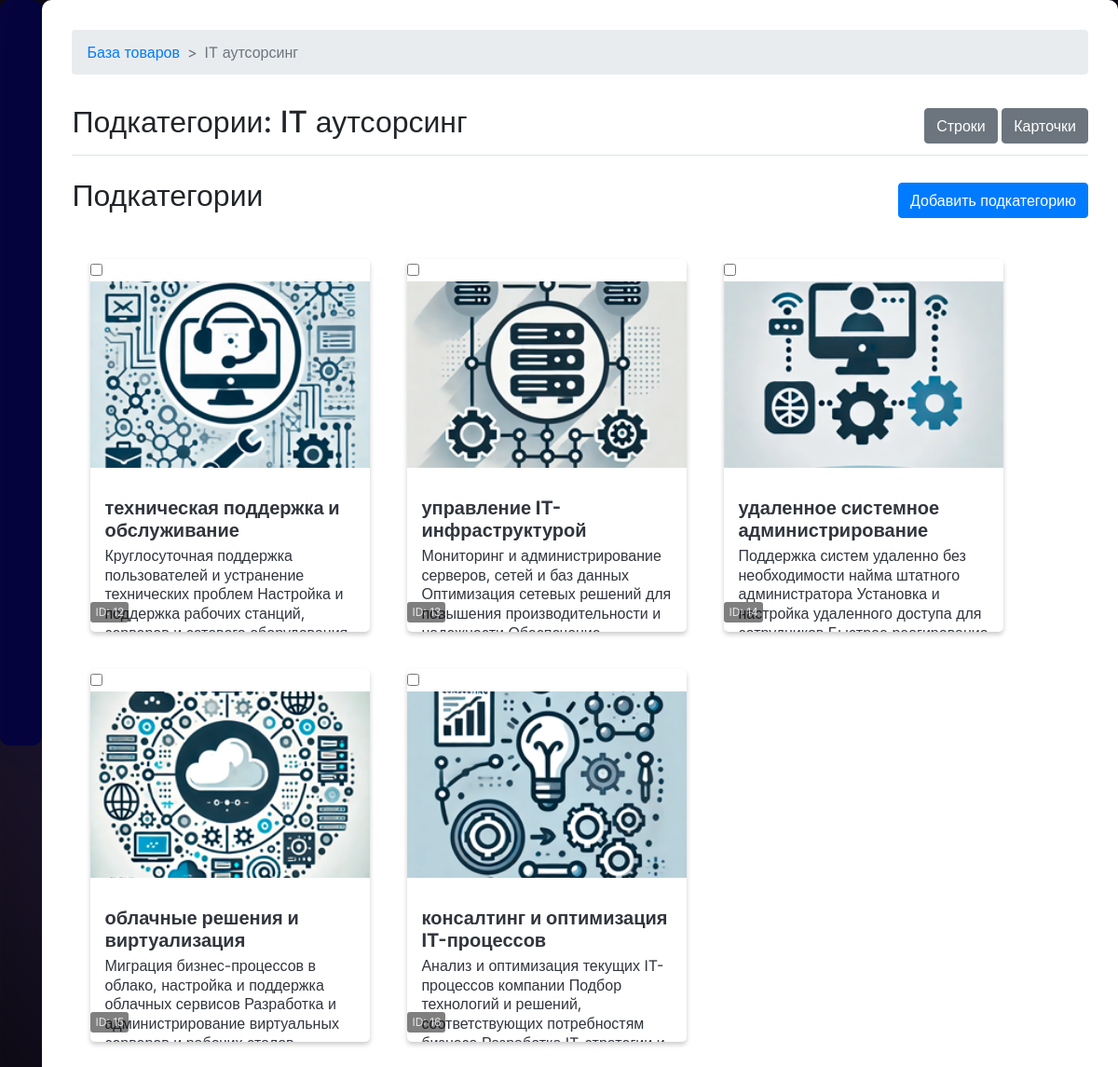
Screenshot of /admin/category/3 (signed in) with the database file from the repository.
### models.py (models this page shows)
class Category(db.Model):
    id = db.Column(db.Integer, primary_key=True)
    name = db.Column(db.String(255), nullable=False)
    image = db.Column(db.String(255), nullable=True)
    description = db.Column(db.Text, nullable=True)  # Добавлено поле description
    subcategories = db.relationship('SubCategory', back_populates='category', lazy=True)

class SubCategory(db.Model):
    id = db.Column(db.Integer, primary_key=True)
    name = db.Column(db.String(255), nullable=False)
    image = db.Column(db.String(255), nullable=True)
    description = db.Column(db.Text, nullable=True)  # Добавлено поле description
    category_id = db.Column(db.Integer, db.ForeignKey('category.id'), nullable=False)
    category = db.relationship('Category', back_populates='subcategories')
    products = db.relationship('Product', back_populates='subcategory', lazy=True)

### admin/routes.py (the view)
@admin_bp.route('/category/<int:id>')
@login_required
@admin_required
def view_category(id):
    category = Category.query.get_or_404(id)
    subcategories = category.subcategories
    return render_template('admin/view_category.html', category=category, subcategories=subcategories)

### app.py (called while the page is built)
@login_manager.user_loader
def load_user(user_id):
    return User.query.get(int(user_id))

### models.py (called while the page is built)
    @property
    def is_admin(self):
        return self.role == 'admin'

### templates/admin/view_category.html (shortened to what this page needs)
<!DOCTYPE html>
<html lang="en">
<head>
    <link href="https://stackpath.bootstrapcdn.com/bootstrap/4.5.2/css/bootstrap.min.css" rel="stylesheet">
    <link rel="stylesheet" href="https://cdnjs.cloudflare.com/ajax/libs/meyer-reset/2.0/reset.min.css">
</head>
<body>
    <div class="sidebar">
        <div class="sidebar-sticky pt-3">
            <ul class="nav flex-column">
                <li class="nav-item">
                    <a class="nav-link active" data-toggle="tab" href="#categories" role="tab">
                    </a>
                </li>
                <li class="nav-item">
                    <a class="nav-link" data-toggle="tab" href="#users" role="tab">
                    </a>
                </li>
                <li class="nav-item">
                    <a class="nav-link" data-toggle="tab" href="#messages" role="tab">
                    </a>
                </li>
                <li class="nav-item">
                    <a class="nav-link" data-toggle="tab" href="#settings" role="tab">
                    </a>
                </li>
                <li class="nav-item">
                    <a class="nav-link" data-toggle="tab" href="#pages" role="tab">
                    </a>
                </li>
            </ul>
        </div>
        <div class="footer">
            <ul class="nav flex-column">
                <li class="nav-item">
                    <a class="nav-link" href="{{ url_for('logout') }}">
                    </a>
                </li>
                <li class="nav-item">
                    <a class="nav-link" href="{{ url_for('index') }}">
                    </a>
                </li>
            </ul>
        </div>
    </div>
    <div class="main-content tab-content">
        <nav aria-label="breadcrumb">
            <ol class="breadcrumb">
                <li class="breadcrumb-item"><a href="{{ url_for('admin_bp.admin_dashboard') }}">База товаров</a></li>
                <li class="breadcrumb-item active" aria-current="page">{{ category.name }}</li>
            </ol>
        </nav>
        <div class="d-flex justify-content-between flex-wrap flex-md-nowrap align-items-center pt-3 pb-2 mb-3 border-bottom">
            <h1 class="h2">Подкатегории: {{ category.name }}</h1>
            <div>
                <button class="btn btn-secondary" id="listViewBtn">Строки</button>
                <button class="btn btn-secondary" id="cardViewBtn">Карточки</button>
            </div>
        </div>
        <div class="d-flex justify-content-between align-items-center mt-4 mb-2">
            <h2>Подкатегории</h2>
            <div>
                <button class="btn btn-primary" id="addSubCategoryBtn">Добавить подкатегорию</button>
            </div>
        </div>
        <main role="main">
            {% for subcategory in subcategories %}
            <div class="product">
                <input type="checkbox" class="select-subcategory" data-id="{{ subcategory.id }}">
                <figure>
                    {% if subcategory.image %}
                    <img class="product-image" src="{{ url_for('admin_bp.uploaded_file', folder='sub_category', filename=subcategory.image) }}" alt="{{ subcategory.name }}">
                    {% else %}
                    <img class="product-image" src="{{ url_for('static', filename='img/default-placeholder.png') }}" alt="No Image">
                    {% endif %}
                    <div class="card-id-watermark">ID: {{ subcategory.id }}</div>
                </figure>
                <div class="product-description">
                    <div class="info">
                        <h1>{{ subcategory.name }}</h1>
                        <p>{{ subcategory.description }}</p>
                    </div>
                </div>
            </div>
            {% endfor %}
        </main>
    </div>
</body>
</html>

### templates/admin/view_category.html (style rules this page uses)
*, *:after, *:before { box-sizing: border-box; }
body { font-family: "Inter", sans-serif; line-height: 1.5; display: flex; background-color: #403060; background-image: radial-gradient(circle, rgba(0, 0, 0, 0) 0%, rgba(0, 0, 0, 0.8) 100%); background-position: center center; background-repeat: no-repeat; background-attachment: fixed; background-size: cover; }
.sidebar { width: 50px; height: 100vh; background-color: #05043e; display: flex; flex-direction: column; justify-content: space-between; border-radius: 10px; box-shadow: 0 10px 50px 0 rgba(5, 4, 62, 0.25); }
.sidebar .nav-item + .nav-item { margin-top: 0.75rem; }
.sidebar .nav-item a { color: #FFF; text-decoration: none; display: flex; align-items: center; justify-content: center; padding: 0.75rem; border-radius: 8px; position: relative; }
.main-content { flex-grow: 1; padding: 2rem; background-color: #fff; border-radius: 10px; box-shadow: 0 10px 50px 0 rgba(5, 4, 62, 0.1); }
.footer { margin-top: auto; }
main[role="main"] { max-width: 1200px; margin: 20px auto; position: relative; }
.product { background: #fff; width: 300px; height: 400px; margin: 20px; float: left; box-shadow: 0 3px 5px rgba(0, 0, 0, 0.2); transition: transform 0.3s, box-shadow 0.3s; position: relative; overflow: hidden; border-radius: 5px; }
.product img { width: 100%; height: 200px; object-fit: cover; }
.product-description { padding: 15px; color: #31353d; height: 250px; overflow: hidden; }
.product-description h1 { font-size: 20px; margin: 0 0 5px; font-weight: bold; }
.product-description p { margin: 0 0 15px; line-height: 1.3em; }
.card-id-watermark { position: absolute; bottom: 10px; font-size: 12px; color: rgba(255, 255, 255, 0.8); background: rgba(0, 0, 0, 0.5); padding: 2px 5px; border-radius: 3px; }
.breadcrumb { background: none; padding: 0; margin-bottom: 20px; }
.breadcrumb-item + .breadcrumb-item::before { content: ">"; }
.breadcrumb { display: -ms-flexbox; display: flex; -ms-flex-wrap: wrap; flex-wrap: wrap; padding: .75rem 1rem; margin-bottom: 1rem; list-style: none; background-color: #e9ecef; border-radius: .25rem; }

### rows the page displays
Category: name "IT аутсорсинг"
SubCategory: image (picture), id "12", name "техническая поддержка и обслуживание", description "Круглосуточная поддержка пользователей и устранение технических проблем Настройка и поддержка рабочих станций,…"
SubCategory: image (picture), id "13", name "управление IT-инфраструктурой", description "Мониторинг и администрирование серверов, сетей и баз данных Оптимизация сетевых решений для повышения производительности и…"
SubCategory: image (picture), id "14", name "удаленное системное администрирование", description "Поддержка систем удаленно без необходимости найма штатного администратора Установка и настройка удаленного доступа для…"
SubCategory: image (picture), id "15", name "облачные решения и виртуализация", description "Миграция бизнес-процессов в облако, настройка и поддержка облачных сервисов Разработка и администрирование виртуальных…"
SubCategory: image (picture), id "16", name "консалтинг и оптимизация IT-процессов", description "Анализ и оптимизация текущих IT-процессов компании Подбор технологий и решений, соответствующих потребностям…"
